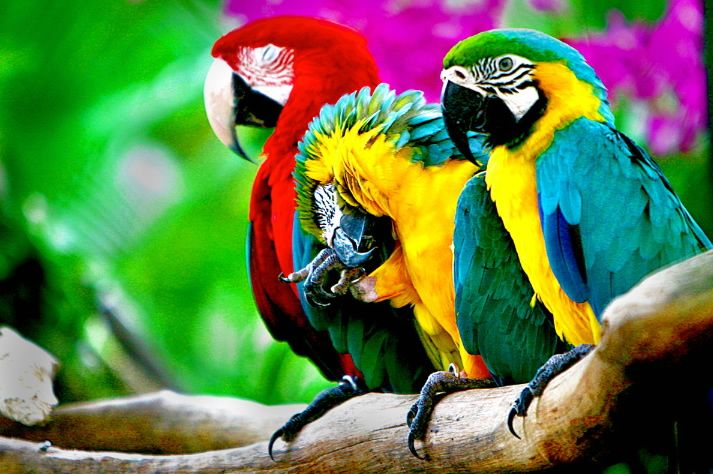
#> input picture tsak12(parots)/parrots.jpg, 713 x 474 px
$ jupyter execute --allow-errors k_means.ipynb
#> lines starting #> are read from the running program, lines starting #| are printed output that depends on the picture; long printed decimals are rounded
[cell 1]
import pandas as pd
import sklearn as skl
import matplotlib.pyplot as plt
import numpy as np
import scipy
from numpy import linalg as LA

[cell 2]
# 1. Загрузите картинку parrots.jpg.
# Преобразуйте изображение, приведя все значения в интервал от 0 до 1.
# Для этого можно воспользоваться функцией img_as_float из модуля skimage.
# Обратите внимание на этот шаг, так как при работе с исходным изображением вы получите некорректный результат.

from skimage.io import imread
from skimage import img_as_float

img = img_as_float(imread('parrots.jpg'))

[cell 3]
# 2. Создайте матрицу объекты-признаки: характеризуйте каждый пиксель тремя координатами - значениями интенсивности в пространстве RGB.
m, n, k = img.shape
#> m = 474; n = 713; k = 3
rgb = np.reshape(img, (m*n, k))

# 3. Запустите алгоритм K-Means с параметрами init=’k-means++’ и random_state=241.
# После выделения кластеров все пиксели, отнесенные в один кластер, попробуйте заполнить двумя способами: медианным и средним цветом по кластеру.

from sklearn.cluster import KMeans
n_clust = 8
kmeans = KMeans(n_clusters = n_clust, init = 'k-means++', random_state=241)
clust = kmeans.fit(rgb)

[cell 4]
# 4. Измерьте качество получившейся сегментации с помощью метрики PSNR.
# Эту метрику нужно реализовать самостоятельно (см. определение).
# peak signal-to-noise ratio

def PSNR(im, new_im):
    m, n, k = im.shape
    mse = LA.norm((im - new_im))**2/(3*m*n)
    maxi = 1
    return 10*np.log10(maxi/mse)

def fill(old, n_clust, clust, type_of_fill):
#> called with n_clust = 8, type_of_fill = 'mean'
    m, n, k = old.shape
#> m = 474; n = 713; k = 3
    rgb = np.reshape(old, (m*n, k))
    new = np.zeros((m*n, k))

    for i in range(n_clust):
        pos = np.array(np.where(clust.predict(rgb) == i))[0]
        if (type_of_fill=='mean'): new[pos] = rgb[pos].mean(axis = 0)
        if (type_of_fill=='median'): new[pos] = np.median(rgb[pos], axis=0)

    new = new.reshape(m, n, k)
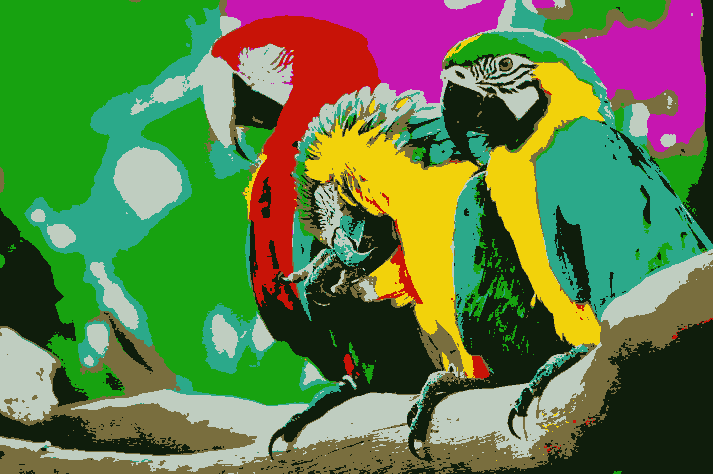
#> new: shape (474, 713, 3) float64; mean of channels 0, 1, 2 0.38, 0.482, 0.284; drawn as R, G, B
    return new

new1 = fill(img, n_clust, clust, 'mean')
new2 = fill(img, n_clust, clust, 'median')
print(PSNR(img, new1), PSNR(img, new2))
#> in PSNR, `mse = LA.norm((im - new_im))**2/(3*m*n)`: mse = 0.0145
#| 18.381 18.105

[cell 5]
# 5. Найдие минимальное количество кластеров, при котором значение PSNR выше 20
# (можно рассмотреть не более 20 кластеров, но не забудьте рассмотреть оба способа заполнения пикселей одного кластера).
# Это число и будет ответом в данной задаче.
n_clust = 8
psnr1 = 0
psnr2 = 0

fig = plt.figure(figsize=(10, 6))
plt.grid()

while((psnr1<=20 or psnr2<=20) and n_clust<20):
    n_clust+=1
    km = KMeans(n_clusters = n_clust, init = 'k-means++', random_state=241)
    cl = km.fit(rgb)
    n1 = fill(img, n_clust, cl, 'mean')
    n2 = fill(img, n_clust, cl, 'median')
    psnr1 = PSNR(img, n1)
    psnr2 = PSNR(img, n2)
    plt.plot([n_clust], [psnr1], 'bo')
    plt.plot([n_clust], [psnr2], 'ro')
#> this loop made 4 passes
#> (psnr1, psnr2) on passes 1 to 4: (19.14, 18.84), (19.54, 19.23), (20.08, 19.83), (20.58, 20.32)
#> pass 1, `n1 = fill(img, n_clust, cl, 'mean')`:
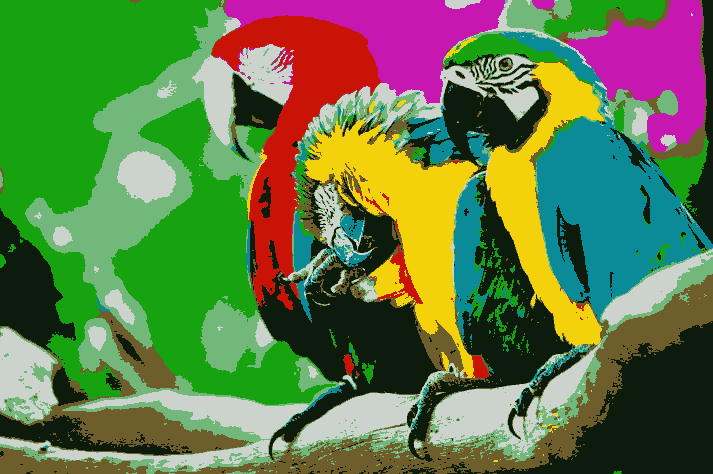
#> n1: shape (474, 713, 3) float64; mean R, G, B 0.38, 0.482, 0.284
#> pass 2, `n1 = fill(img, n_clust, cl, 'mean')`:
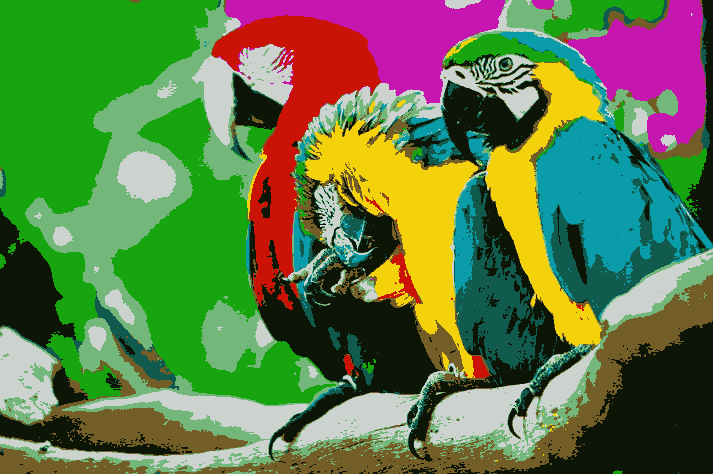
#> n1: shape (474, 713, 3) float64; mean R, G, B 0.38, 0.482, 0.284
#> after the loop, n_clust = 12

plt.plot([9, 12], [20, 20], 'k--')

plt.minorticks_on()
#> (the rest of this cell did not finish here and is left out)
